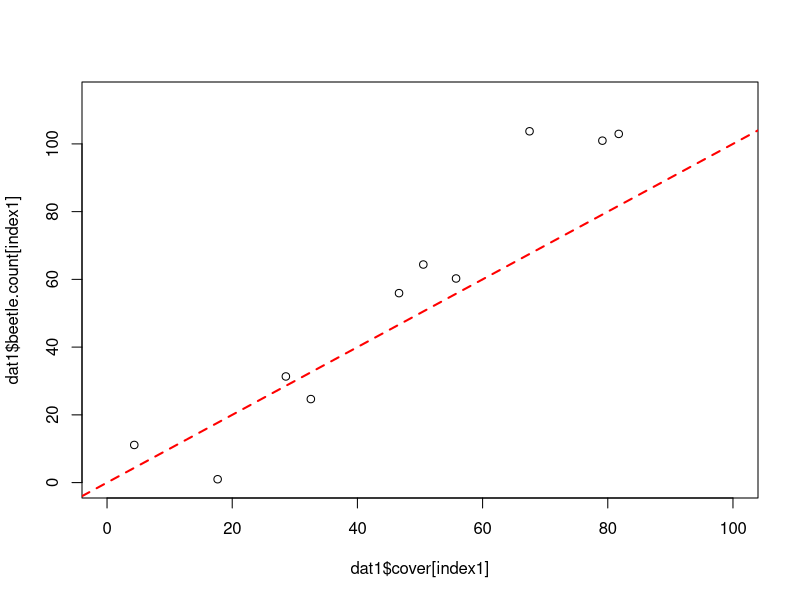
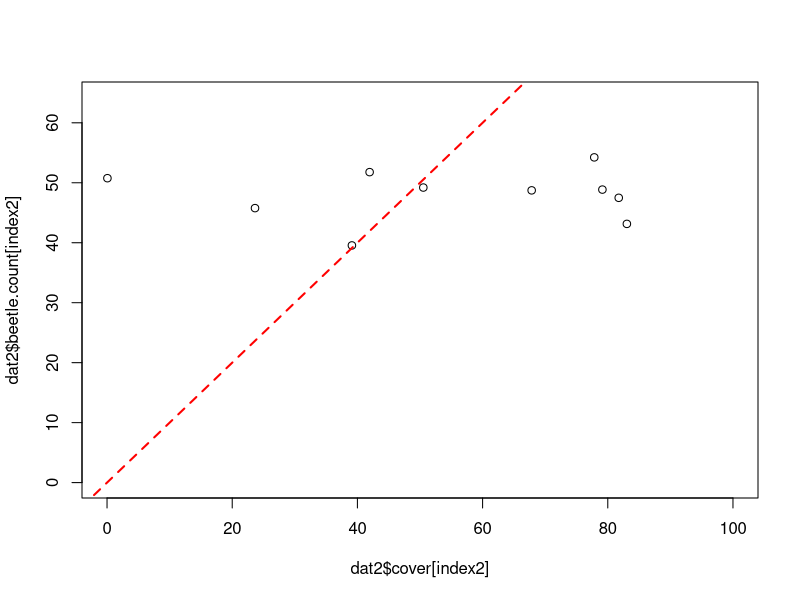

Reproduce these figures in R, in order.
## ---- chunk 1
knitr::opts_chunk$set(echo = TRUE)
## ---- chunk 2
dat1 = read.csv("BeetleCover.Study1.csv",colClasses = c("character","numeric","numeric"))
dat2 = read.csv("BeetleCover.Study2.csv",colClasses = c("character","numeric","numeric"))
## ---- chunk 3
index1=which(!is.na(dat1$beetle.count))
plot(dat1$cover[index1],dat1$beetle.count[index1],xlim=c(0,100),
     ylim=c(0,max(dat1$beetle.count[index1]+10)))
abline(a = 0, b = 1, col = "red", lty = 2, lwd = 2)
cor(dat1$cover[index1],dat1$beetle.count[index1])
## ---- chunk 4
index2=which(!is.na(dat2$beetle.count))
plot(dat2$cover[index2],dat2$beetle.count[index2],xlim=c(0,100),
     ylim=c(0,max(dat2$beetle.count[index2]+10)))
abline(a = 0, b = 1, col = "red", lty = 2, lwd = 2)
cor(dat2$cover[index2],dat2$beetle.count[index2])
## ---- chunk 5
mu.x = mean(dat1$cover)
r = mean(dat1$beetle.count[index1])/mean(dat1$cover[index2])
pop.mean = r * mu.x
pop.mean
## ---- chunk 6
n=length(dat1$beetle.count[index1])
sample.var = 1/(n) * sum((dat1$beetle.count[index1]-r*dat1$cover[index1])^2)
N=nrow(dat1)
population.mean.var = (N-n)/N * (sample.var/n)
population.mean.var
## ---- chunk 7
pop.mu.est = mean(dat2$beetle.count[index2])
## ---- chunk 8
sampl.var = var(dat2$beetle.count[index2])
var.pop.mu = (N-n)/N * sampl.var/n
var.pop.mu
